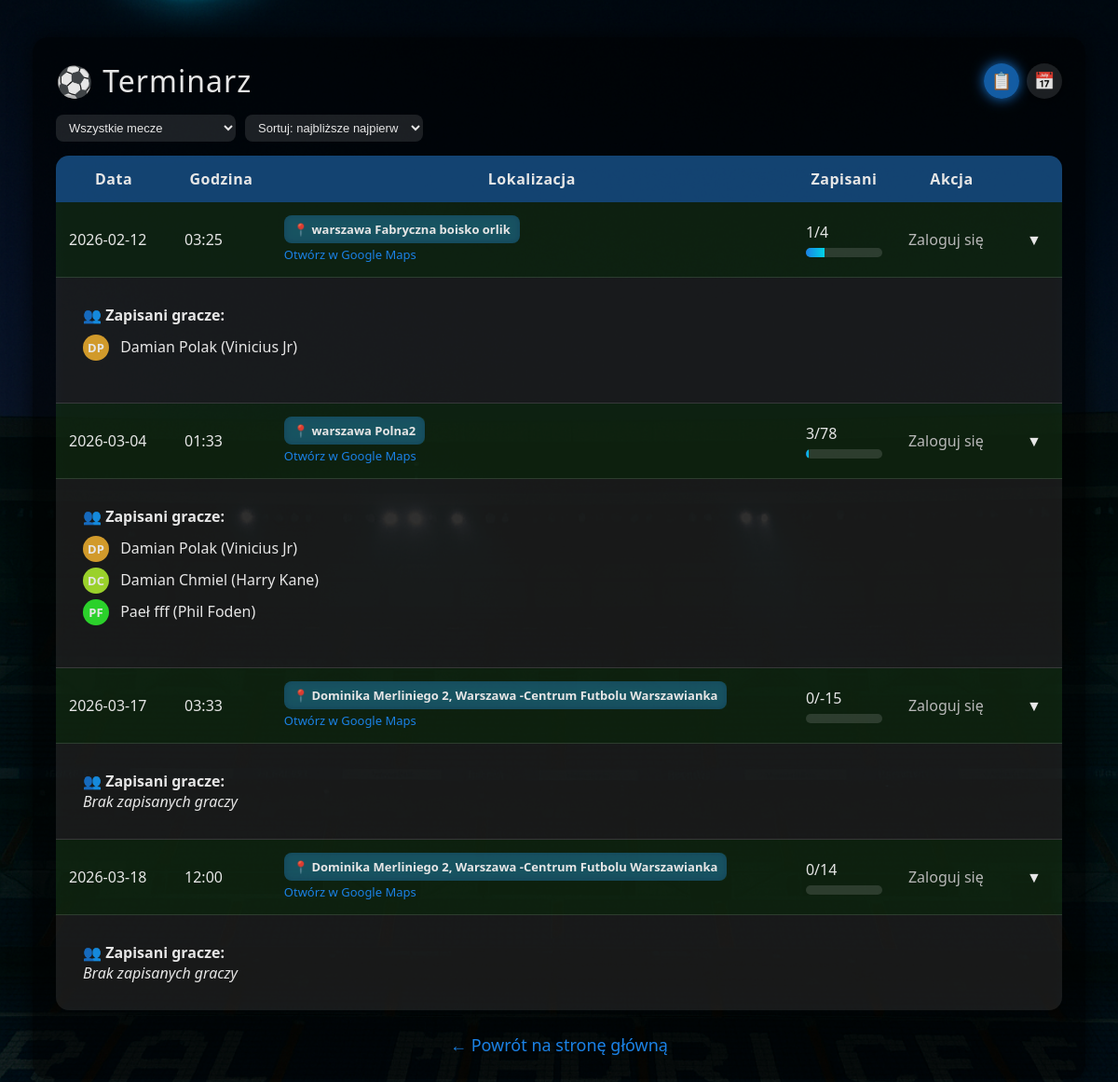
/terminarz, run on an earlier commit of the app's database.
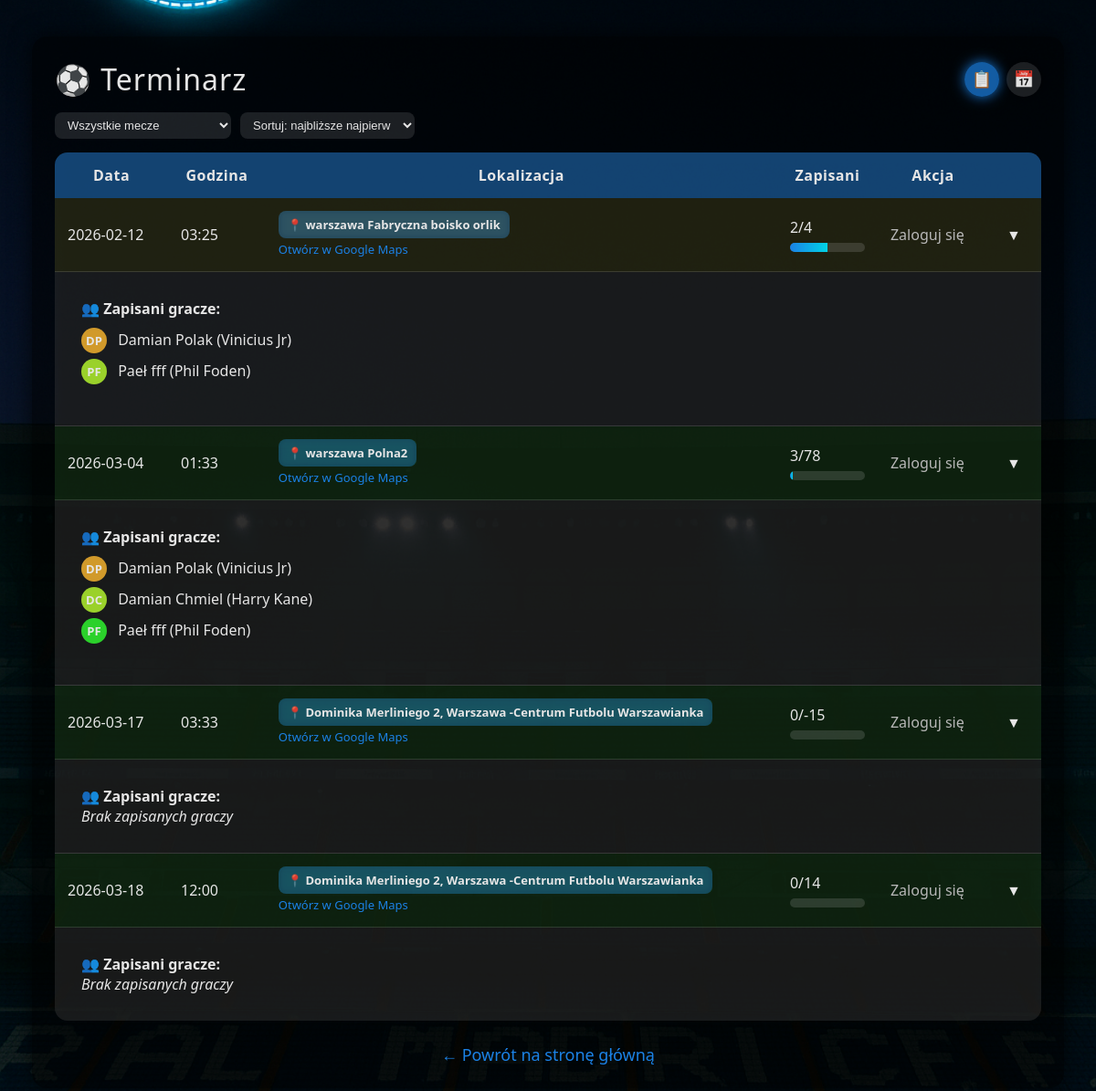
And on a later commit of the database.
### tables this page shows
CREATE TABLE matches (
            id INTEGER PRIMARY KEY AUTOINCREMENT,
            match_date TEXT NOT NULL,
            match_time TEXT NOT NULL,
            location TEXT NOT NULL,
            max_slots INTEGER NOT NULL,
            signed_up INTEGER NOT NULL DEFAULT 0
        );

CREATE TABLE match_signups (
            id INTEGER PRIMARY KEY AUTOINCREMENT,
            user_id INTEGER NOT NULL,
            match_id INTEGER NOT NULL,
            paid INTEGER NOT NULL DEFAULT 0,
            created_at TIMESTAMP DEFAULT CURRENT_TIMESTAMP,
            FOREIGN KEY(user_id) REFERENCES users(id),
            FOREIGN KEY(match_id) REFERENCES matches(id)
        );

CREATE TABLE users (
            id INTEGER PRIMARY KEY AUTOINCREMENT,
            first_name TEXT NOT NULL,
            last_name TEXT NOT NULL,
            player_alias TEXT UNIQUE NOT NULL,
            is_admin INTEGER DEFAULT 0
        );

### app.py (the view)
@app.route("/terminarz")
def terminarz():
    conn = get_db()
    matches = conn.execute("SELECT * FROM matches ORDER BY match_date ASC").fetchall()
    signups = conn.execute("""
        SELECT ms.match_id, ms.paid, u.first_name, u.last_name, u.player_alias
        FROM match_signups ms
        JOIN users u ON u.id = ms.user_id
        ORDER BY u.first_name ASC
    """).fetchall()
    conn.close()
    players_by_match = {}
    for s in signups:
        players_by_match.setdefault(s["match_id"], []).append(s)
    user_signed = {}
    if "player_alias" in session:
        for s in signups:
            if s["player_alias"] == session["player_alias"]:
                user_signed[s["match_id"]] = True
    return render_template(
        "terminarz.html",
        matches=matches,
        players_by_match=players_by_match,
        user_signed=user_signed
    )

### app.py (called while the page is built)
def get_db():
    conn = sqlite3.connect("database.db")
    conn.row_factory = sqlite3.Row
    return conn

### templates/terminarz.html (shortened to what this page needs)
<!DOCTYPE html>
<html lang="pl">
<head>
</head>
<body>
<div class="container">
    <div class="header-row">
        <h1>⚽ Terminarz</h1>
        <div class="view-toggle">
            <button id="btn-list" class="icon-toggle active" title="Widok listy">📋</button>
            <button id="btn-calendar" class="icon-toggle" title="Widok kalendarza">📅</button>
        </div>
    </div>
    <div class="controls">
        <select id="filter-select">
            <option value="all">Wszystkie mecze</option>
        </select>
        <select id="sort-select">
            <option value="asc">Sortuj: najbliższe najpierw</option>
        </select>
    </div>
    <div id="list-view">
        <table>
            <tr>
                <th>Data</th>
                <th>Godzina</th>
                <th>Lokalizacja</th>
                <th>Zapisani</th>
                <th>Akcja</th>
                <th></th>
            </tr>
            <tbody id="list-tbody">
            {% for m in matches %}
            {% set percent = (m.signed_up / m.max_slots) * 100 %}
            {% if percent < 50 %}
            {% set row_class = "row-green" %}
            {% elif percent < 80 %}
            {% set row_class = "row-yellow" %}
            {% else %}
            {% set row_class = "row-red" %}
            {% endif %}
            <tr class="clickable-row {{ row_class }} match-row"
                onclick="toggleDetails({{ m.id }})"
                data-id="{{ m.id }}"
                data-date="{{ m.match_date }}"
                data-time="{{ m.match_time }}"
                data-signed="{{ m.signed_up }}"
                data-max="{{ m.max_slots }}">
                <td>{{ m.match_date }}</td>
                <td>{{ m.match_time }}</td>
                <td>
                    <span class="location-tag">📍 {{ m.location }}</span><br>
                    <a href="https://www.google.com/maps/search/?api=1&query={{ m.location | urlencode }}"
                       target="_blank"
                       style="color:#1e90ff; text-decoration:none; font-size:13px;">
                        Otwórz w Google Maps
                    </a>
                </td>
                <td>
                    {{ m.signed_up }}/{{ m.max_slots }}
                    <div class="progress-container">
                        <div class="progress-bar" style="--target-width: {{ percent }}%;"></div>
                    </div>
                </td>
                <td onclick="event.stopPropagation();">
                    {% if session.user_id %}
                    {% if user_signed.get(m.id) %}
                    <a href="/terminarz/unsubscribe/{{ m.id }}" class="btn-modern btn-leave">
                        👤 Jednak nie wpadam
                    </a>
                    {% else %}
                    {% if m.signed_up < m.max_slots %}
                    <a href="/terminarz/signup/{{ m.id }}" class="btn-modern btn-join">
                        👤 Zapisz się
                    </a>
                    {% else %}
                    <span style="color:orange; font-weight:bold;">Brak miejsc</span>
                    {% endif %}
                    {% endif %}
                    {% else %}
                    <span style="color:#ccc;">Zaloguj się</span>
                    {% endif %}
                </td>
                <td style="width: 30px;">
                    <span id="arrow-{{ m.id }}" class="arrow">▼</span>
                </td>
            </tr>
            <tr id="details-{{ m.id }}" class="details-row">
                <td colspan="6">
                    <div class="details-content">
                        <strong>👥 Zapisani gracze:</strong><br>
                        {% if players_by_match.get(m.id) %}
                        <ul style="list-style:none; padding-left:0; margin-top:10px;">
                            {% for p in players_by_match[m.id] %}
                            {% set initials = p.first_name[0] ~ p.last_name[0] %}
                            <li style="margin-bottom:6px;">
                                            <span class="avatar" style="background: hsl({{ loop.index * 40 }}, 80%, 55%);">
                                                {{ initials }}
                                            </span>
                                <span class="tooltip" data-tip="{{ p.first_name }} {{ p.last_name }}">
                                                {{ p.first_name }} {{ p.last_name }} ({{ p.player_alias }})
                                            </span>
                            </li>
                            {% endfor %}
                        </ul>
                        {% else %}
                        <i>Brak zapisanych graczy</i>
                        {% endif %}
                    </div>
                </td>
            </tr>
            {% endfor %}
            </tbody>
        </table>
    </div>
    <a href="/" class="back">← Powrót na stronę główną</a>
</div>
</body>
</html>

### templates/terminarz.html (style rules this page uses)
body { margin: 0; padding: 0; font-family: "Segoe UI", Arial, sans-serif; color: #fff; background-image: url('/static/stadium.jpg'); background-size: cover; background-position: center; background-repeat: no-repeat; filter: brightness(0.9); }
.container { width: 90%; max-width: 1100px; margin: 40px auto; background: rgba(0,0,0,0.55); padding: 25px; border-radius: 16px; backdrop-filter: blur(8px); box-shadow: 0 0 25px rgba(0,0,0,0.7); position: relative; }
.header-row { display: flex; align-items: center; justify-content: space-between; gap: 10px; margin-bottom: 15px; }
h1 { font-weight: 300; letter-spacing: 1px; margin: 0; }
.view-toggle { display: flex; align-items: center; gap: 8px; }
.icon-toggle { width: 38px; height: 38px; border-radius: 50%; border: none; cursor: pointer; background: rgba(255,255,255,0.12); color: #fff; display: flex; align-items: center; justify-content: center; font-size: 18px; box-shadow: 0 0 10px rgba(0,0,0,0.5); transition: 0.25s ease; }
.icon-toggle.active { background: rgba(30,144,255,0.7); box-shadow: 0 0 14px rgba(30,144,255,0.9); }
.controls { display: flex; flex-wrap: wrap; gap: 10px; margin-bottom: 15px; align-items: center; }
.controls select, .controls button { padding: 6px 10px; border-radius: 8px; border: none; font-size: 13px; cursor: pointer; }
.controls select { background: rgba(255,255,255,0.12); color: #fff; }
table { width: 100%; border-collapse: collapse; margin-top: 10px; border-radius: 14px; overflow: hidden; background: rgba(255,255,255,0.06); backdrop-filter: blur(6px); }
th { padding: 14px; background: rgba(30,144,255,0.45); font-weight: 600; letter-spacing: 0.5px; }
td { padding: 14px; border-bottom: 1px solid rgba(255,255,255,0.15); }
tr:last-child td { border-bottom: none; }
.row-green { background: rgba(0,255,0,0.08); }
.row-yellow { background: rgba(255,255,0,0.08); }
.location-tag { display: inline-block; padding: 6px 10px; background: rgba(30,144,255,0.35); border-radius: 8px; font-size: 13px; font-weight: 600; color: #fff; backdrop-filter: blur(4px); }
.details-row { height: 0; overflow: hidden; transition: height 0.35s ease; background: rgba(255,255,255,0.05); }
.details-content { padding: 15px; }
.clickable-row { cursor: pointer; transition: background 0.2s ease; }
.arrow { display: inline-block; transition: transform 0.35s ease; margin-left: 6px; }
.avatar { width: 28px; height: 28px; border-radius: 50%; display: inline-flex; align-items: center; justify-content: center; font-size: 13px; font-weight: bold; color: #fff; margin-right: 8px; text-transform: uppercase; }
.tooltip { position: relative; display: inline-block; }
.progress-container { width: 100%; background: rgba(255,255,255,0.15); border-radius: 8px; height: 10px; margin-top: 6px; overflow: hidden; }
.progress-bar { height: 10px; background: linear-gradient(90deg, #1e90ff, #00eaff); width: 0%; animation: fillBar 1s ease forwards; }
a.back { display: block; text-align: center; margin-top: 25px; color: #1e90ff; text-decoration: none; font-size: 18px; }

What changed in the data, as far as the page shows it:
changed matches "warszawa Fabryczna boisko orlik": signed_up "1" → "2"; {{ percent }} 25.0 → 50.0 (drawn)
added match_signups: initials "PF", first_name "Paeł", last_name "fff", player_alias "Phil Foden", shown under matches "warszawa Fabryczna boisko orlik"
